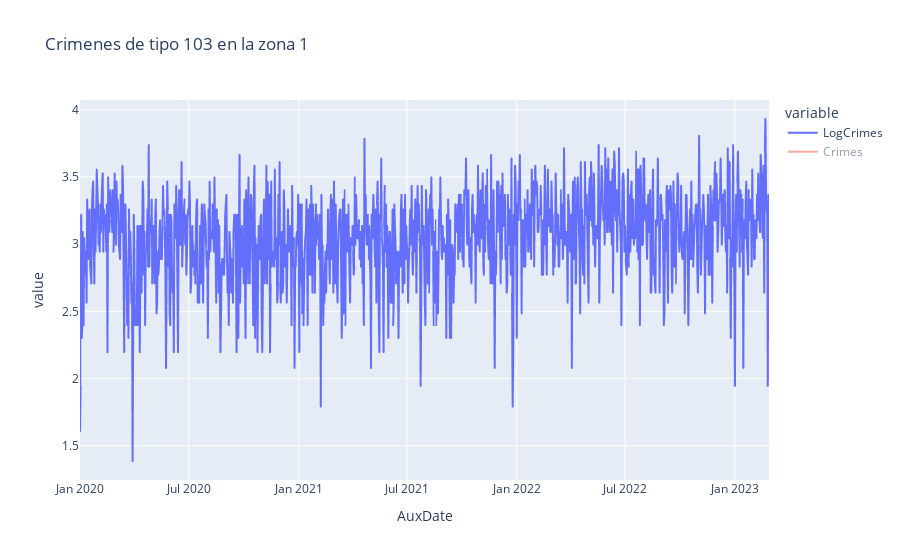

Write notebook code for a chart like this one.
### Code cell
fig = px.line(aux, x="AuxDate", y="value", color="variable",title=f"Crimenes de tipo 103 en la zona 1")
fig.show()

### Figure 1 — Plotly figure (JSON) as saved in the notebook; plotly's stock layout.template omitted (floating-point values rounded to 4 significant figures; data arrays with more than 128 entries replaced by an {"elided": "..."} marker saying what was removed)
{"data": [{"hovertemplate": "variable=LogCrimes<br>AuxDate=%{x}<br>value=%{y}<extra></extra>", "legendgroup": "LogCrimes", "line": {"color": "#636efa", "dash": "solid"}, "marker": {"symbol": "circle"}, "mode": "lines", "name": "LogCrimes", "showlegend": true, "type": "scattergl", "visible": true, "x": {"elided": "1154 str values"}, "xaxis": "x", "y": {"elided": "1154 float values"}, "yaxis": "y"}, {"hovertemplate": "variable=Crimes<br>AuxDate=%{x}<br>value=%{y}<extra></extra>", "legendgroup": "Crimes", "line": {"color": "#EF553B", "dash": "solid"}, "marker": {"symbol": "circle"}, "mode": "lines", "name": "Crimes", "showlegend": true, "type": "scattergl", "visible": "legendonly", "x": {"elided": "1154 str values"}, "xaxis": "x", "y": {"elided": "1154 int values"}, "yaxis": "y"}], "layout": {"autosize": true, "legend": {"title": {"text": "variable"}, "tracegroupgap": 0}, "title": {"text": "Crimenes de tipo 103 en la zona 1"}, "xaxis": {"anchor": "y", "autorange": true, "domain": [0, 1], "range": ["2020-01-01", "2023-02-27"], "showspikes": false, "title": {"text": "AuxDate"}, "type": "date"}, "yaxis": {"anchor": "x", "autorange": true, "domain": [0, 1], "range": [1.245, 4.073], "showspikes": false, "title": {"text": "value"}, "type": "linear"}}}
